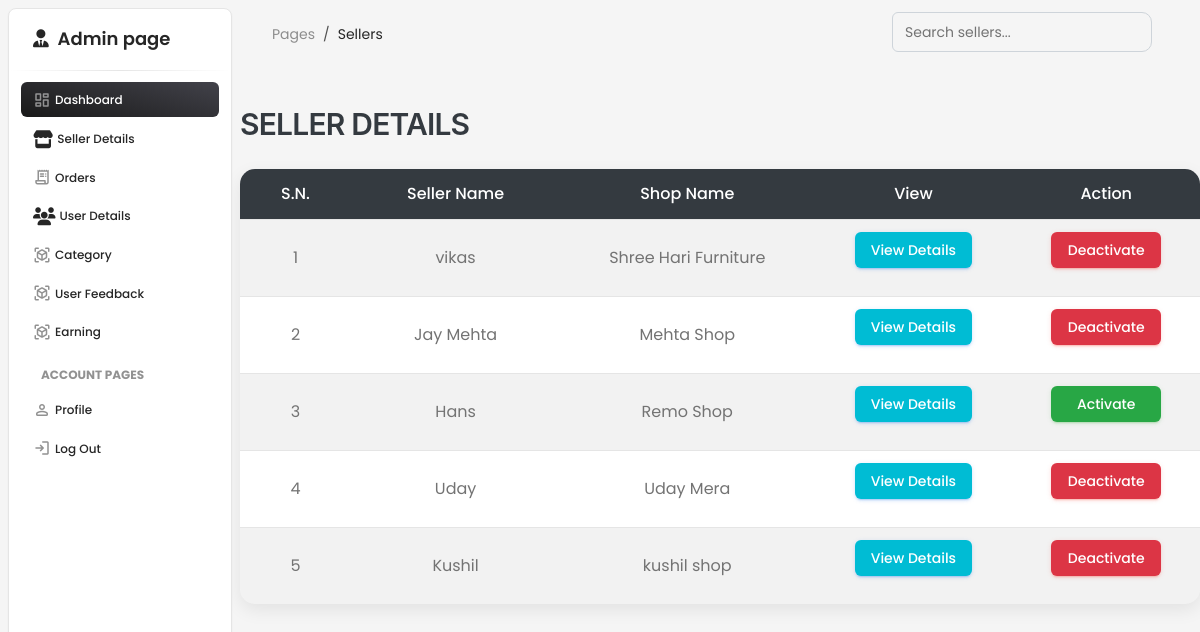
Screenshot of /admin/pages/view-details.php (signed in) with the database file from the repository.
### tables this page shows
CREATE TABLE `seller` (
  `Seller_ID` int(50) NOT NULL,
  `Seller_Name` text NOT NULL,
  `Seller_Shop_Name` text NOT NULL,
  `Seller_Shop_Address` text NOT NULL,
  `Email_Id` varchar(50) NOT NULL,
  `Password` varchar(255) NOT NULL,
  `Seller_Mobile_No` bigint(20) DEFAULT NULL,
  `Seller_Shop_Logo` varchar(255) NOT NULL,
  `IsActive` tinyint(50) NOT NULL,
  `IsApproved` tinyint(50) NOT NULL,
  `ApprovedBy` varchar(255) DEFAULT NULL,
  `ApprovedOn` datetime DEFAULT NULL,
  `CreatedOn` date NOT NULL DEFAULT current_timestamp()
);

### admin/pages/view-details.php (the view, shortened to what this page needs)
  <?php
include_once "../config/dbconnect.php";
?>
<!DOCTYPE html>
<html lang="en">
<head>
  <link href="../assets/css/nucleo-icons.css" rel="stylesheet" />
  <link href="../assets/css/nucleo-svg.css" rel="stylesheet" />
  <link rel="stylesheet" href="https://cdnjs.cloudflare.com/ajax/libs/font-awesome/6.4.0/css/all.min.css">
  <link id="pagestyle" href="../assets/css/material-dashboard.css?v=3.2.0" rel="stylesheet" />
</head>
<body class="g-sidenav-show  bg-gray-100">
<aside class="sidenav navbar navbar-vertical navbar-expand-xs border-radius-lg fixed-start ms-2  bg-white my-2" id="sidenav-main">
      <a class="navbar-brand px-4 py-3 m-0" href="dashboard.php">
        <i class="fa-solid text-xxl fa-user-tie"></i>
        <span class="ms-1 text-xxl fw-bold text-dark">Admin page</span>
      </a>
    <hr class="horizontal dark mt-0 mb-2">
    <div class="collapse navbar-collapse  w-auto " id="sidenav-collapse-main">
      <ul class="navbar-nav">
        <li class="nav-item">
          <a class="nav-link active bg-gradient-dark text-white" href="../pages/dashboard.php">
            <i class="material-symbols-rounded opacity-5">dashboard</i>
            <span class="nav-link-text ms-1">Dashboard</span>
          </a>
        </li>
        <li class="nav-item">
          <a class="nav-link text-dark" href="../pages/view-details.php">
            <i class="fa-solid fa-store"></i>
            <span class="nav-link-text ms-1">Seller Details</span>
          </a>
        </li>
        <li class="nav-item">
          <a class="nav-link text-dark" href="../pages/order.php">
            <i class="material-symbols-rounded opacity-5">receipt_long</i>
            <span class="nav-link-text ms-1">Orders</span>
          </a>
        </li>
        <li class="nav-item">
          <a class="nav-link text-dark" href="../pages/userdetail.php">
            <i class="fa-solid fa-users"></i>
            <span class="nav-link-text ms-1">User Details</span>
          </a>
        </li>
        <li class="nav-item">
          <a class="nav-link text-dark" href="../pages/category.php">
            <i class="material-symbols-rounded opacity-5">view_in_ar</i>
            <span class="nav-link-text ms-1">Category</span>
          </a>
        </li>
        <li class="nav-item">
          <a class="nav-link text-dark" href="../pages/feedback.php">
            <i class="material-symbols-rounded opacity-5">view_in_ar</i>
            <span class="nav-link-text ms-1">User Feedback</span>
          </a>
        </li>
        <li class="nav-item">
          <a class="nav-link text-dark" href="../pages/admin_commission.php">
            <i class="material-symbols-rounded opacity-5">view_in_ar</i>
            <span class="nav-link-text ms-1">Earning</span>
          </a>
        </li>
        <li class="nav-item mt-3">
          <h6 class="ps-4 ms-2 text-uppercase text-xs text-dark font-weight-bolder opacity-5">Account pages</h6>
        </li>
        <li class="nav-item">
          <a class="nav-link text-dark" href="../pages/profile.php">
            <i class="material-symbols-rounded opacity-5">person</i>
            <span class="nav-link-text ms-1">Profile</span>
          </a>
        </li>
        <li class="nav-item">
          <a class="nav-link text-dark" href="../pages/sign-in.php">
            <i class="material-symbols-rounded opacity-5">login</i>
            <span class="nav-link-text ms-1">Log Out</span>
          </a>
        </li>
</aside>
  <main class="main-content position-relative max-height-vh-100 h-100 border-radius-lg ">
    <nav class="navbar navbar-main navbar-expand-lg px-0 mx-3 shadow-none border-radius-xl" id="navbarBlur" data-scroll="true">
      <div class="container-fluid py-1 px-3">
        <nav aria-label="breadcrumb">
          <ol class="breadcrumb bg-transparent mb-0 pb-0 pt-1 px-0 me-sm-6 me-5">
            <li class="breadcrumb-item text-sm"><a class="opacity-5 text-dark" href="javascript:;">Pages</a></li>
            <li class="breadcrumb-item text-sm text-dark active" aria-current="page">Sellers</li>
          </ol>
        </nav>
        <div class="collapse navbar-collapse mt-sm-0 mt-2 me-md-0 me-sm-4" id="navbar">
          <div class="ms-md-auto pe-md-3 d-flex align-items-center">
            <div class="input-group input-group-outline">
              <label class="form-label"></label>
              <input type="text" id="searchInput" class="form-control" placeholder="Search sellers...">
            </div>
        </div>
      </div>
      </div>
    </nav>
    <div>
      <div class="container">
        <h3 class="mb-4">SELLER DETAILS</h3>
        <?php
        $sql = "SELECT Seller_ID, Seller_Name, Seller_Shop_Name,Email_ID, Seller_Mobile_No, IsActive, IsApproved
        FROM seller ORDER BY Seller_ID ASC";
        $result = $conn->query($sql);
        ?>
<table class="table table-striped">
    <thead class="thead-dark">
        <tr>
            <th>S.N.</th>
            <th>Seller Name</th>
            <th>Shop Name</th>
            <th>View</th>
            <th>Action</th>
        </tr>
    </thead>
    <tbody id="searchResults">
        <?php
        $count = 1;
        while ($row = $result->fetch_assoc()) {
            echo "<tr>
                    <td>{$count}</td>
                    <td>{$row['Seller_Name']}</td>
                    <td>{$row['Seller_Shop_Name']}</td>
                    <td>
                        <a href='view_seller.php?id={$row['Seller_ID']}' class='btn btn-info'>View Details</a>
                    </td>
                    <td>
                        <button class='btn btn-" . ($row['IsActive'] ? 'danger' : 'success') . " toggle-status'
                            data-id='{$row['Seller_ID']}'
                            data-active='{$row['IsActive']}'
                            data-approved='{$row['IsApproved']}'
                            data-admin='{$_SESSION['admin_id']}'>
                            " . ($row['IsActive'] ? 'Deactivate' : 'Activate') . "
                        </button>
                    </td>
                  </tr>";
            $count++;
        }
        ?>
    </tbody>
</table>
      </div>
      </main>
</body>
</html>

### admin/pages/view-details.php (style rules this page uses)
body { font-family: 'Poppins', sans-serif; background-color: #f0f2f5; }
h3 { font-weight: 600; color: #343a40; }
.container { padding: 40px 0; }
.table { background-color: #fff; border-radius: 15px; box-shadow: 0 6px 18px rgba(0, 0, 0, 0.08); overflow: hidden; }
.table th { background-color: #343a40; color: white; font-weight: 500; }
.table td, .table th { text-align: center; vertical-align: middle; padding: 12px 10px; }
.btn-info { background: #00bcd4; color: #fff; font-weight: 500; border: none; border-radius: 6px; transition: background 0.3s ease; }
.toggle-status { min-width: 110px; font-weight: 500; border: none; border-radius: 6px; transition: all 0.3s ease-in-out; }
.btn-success { background-color: #28a745 !important; }
.btn-danger { background-color: #dc3545 !important; }
#searchInput { border-radius: 10px; border: 1px solid #ced4da; transition: 0.4s ease; padding: 10px 15px; width: 260px; }

### rows the page displays
seller: Seller_Name "vikas", Seller_Shop_Name "Shree Hari Furniture", IsActive "Deactivate"
seller: Seller_Name "Jay Mehta", Seller_Shop_Name "Mehta Shop", IsActive "Deactivate"
seller: Seller_Name "Hans", Seller_Shop_Name "Remo Shop", IsActive "Activate"
seller: Seller_Name "Uday", Seller_Shop_Name "Uday Mera", IsActive "Deactivate"
seller: Seller_Name "Kushil", Seller_Shop_Name "kushil shop", IsActive "Deactivate"
